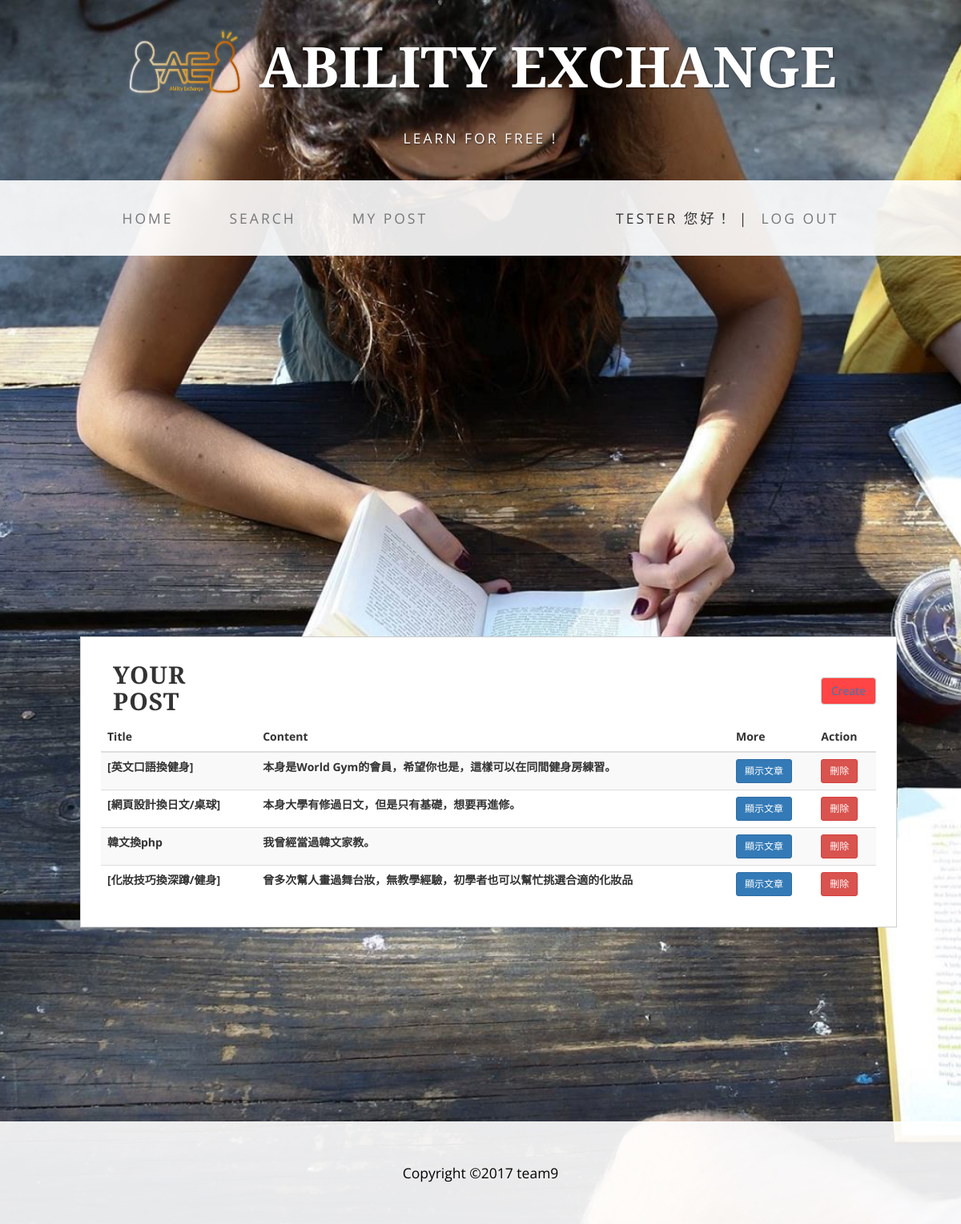
Page /PHP/myPost.php (signed in) on the committed database.
### tables this page shows
CREATE TABLE `article` (
  `article_Id` int(11) NOT NULL,
  `id` int(11) NOT NULL,
  `title` varchar(20) NOT NULL,
  `subjectName` varchar(20) NOT NULL,
  `expectedplace` varchar(20) NOT NULL,
  `expectedTime` varchar(20) NOT NULL,
  `descofUser` varchar(50) NOT NULL,
  `descofOthers` varchar(50) NOT NULL,
  `remark` text NOT NULL,
  `clicks` int(11) NOT NULL,
  `Timestampe` date NOT NULL
);

### PHP/function.php (called while the page is built, shortened)
<?php
function get_db_connection() {
    $db = new mysqli('sql109.byethost33.com', 'b33_20231384', 'aeteam09', 'b33_20231384_abilityexchange');
    $db->query('SET NAMES utf8;');
    return $db;
}
function get_mypost($id){
    $db = get_db_connection();
    $sql="SELECT * FROM article WHERE id='$id';";
    $result=$db->query($sql);
    $array = [];
    while ($article = $result->fetch_assoc()) {
        $array[] = $article;
    }
    return $array;
}

### PHP/myPost.php (the view, shortened to what this page needs)
<?php
require('function.php');
$articles = get_myPost($_SESSION['id']);
?>
<!DOCTYPE html>
<html lang="en">
<head>
    <link href="css/bootstrap.min.css" rel="stylesheet">
    <link href="css/business-casual.css" rel="stylesheet">
</head>
<body>
    <div class="brand"><a href="index.php" target="_parent"> <img src="img/AElogo.png" align="middle" alt="" title=" " width="150px" height="120px"></a> ABILITY EXCHANGE </div>
    <div class="address-bar">LEARN for FREE !</div>
    <nav class="navbar navbar-default" role="navigation">
        <div class="container">
            <div class="collapse navbar-collapse" id="bs-example-navbar-collapse-1">
                <ul class="nav navbar-nav">
                    <li>
                        <a href="index.php" target="_parent">Home</a>
                    </li>
                    <li>
                        <a href="search.php" target="_parent">Search</a>
                    </li>
                    <li style="margin-right: -100px">
                        <a href="myPost.php" target="_parent">My Post</a>
                    </li>
                    <li style="margin-left: 300px;margin-top: 35px">
                        <?php
                           echo $_SESSION['name']." 您好！</a> | ";
                        ?>
                    </li>
                    <li style="margin-left: -20px">
                        <?php
                           echo "<a href='logout.php'>log out</a>";
                        ?>
                    </li>
                </ul>
            </div>
        </div>
    </nav>
    <div class="main_content">
        <div class="col-md-4">
            <div class="col-xs-12 col-sm-8 col-md-2 col-sm-offset-2 col-md-offset-0">
                <h2>Your Post</h2>
            </div>
        </div>
            <div class="col-md-8 .col-md-offset-8">
                <br><br>
                <button type="submit" class="btn btn-default" style="float:right;  background-color: #FF4545"><a href="CreateNewPost.php" target="_parent">Create</a></button>
            </div>
                <div class="col-md-12">
                    <table class="table table-striped">
                       <thead>
                        <tr>
                            <th>Title</th>
                            <th>Content</th>
                            <th>More</th>
                            <th>Action</th>
                        </tr>
                       </thead>
                       <tbody>
                        <?php
                        foreach($articles as $article) {
                        ?>
                        <tr>
                                <th><?= $article['title'] ?></th>
                                <th><?= $article['remark'] ?></th>
                         <form method="post" action="post_content.php">
                                <th><button type="submit" name="action" value="show_content" class="btn btn-primary btn-sm">顯示文章</button></th>
                         </form>
                         <form method="post" action="action.php">
                                <th><button type="submit" name="action" value="delete_post"  class="btn btn-danger btn-sm">刪除</button></th>
                        </form>
                        </tr>
                        <?php
                            }
                        ?>
                       </tbody>
                    </table>
            </div>
        </div>
    <br><br><br><br><br><br><br><br><br><br><br><br><br><br><br><br><br><br><br><br><br><br><br><br><br><br><br><br><br><br><br><br><br><br><br><br><br><br><br><br><br><br><br><br><br><br><br><br><br><br><br><br><br>
    <footer>
        <div class="container">
            <div class="row">
                <div class="col-lg-12 text-center">
                    <p>Copyright &copy;2017 team9</p>
                </div>
            </div>
        </div>
    </footer>
</body>
</html>

### css/business-casual.css (style rules this page uses)
body { font-family: "Open Sans","Helvetica Neue",Helvetica,Arial,sans-serif; background: url('../img/bg.jpg') no-repeat center center fixed; -webkit-background-size: cover; -moz-background-size: cover; background-size: cover; -o-background-size: cover; }
h1, h2, h3, h4, h5, h6 { text-transform: uppercase; font-family: "Josefin Slab","Helvetica Neue",Helvetica,Arial,sans-serif; font-weight: 700; letter-spacing: 1px; }
p { font-size: 1.25em; line-height: 1.6; color: #000; }
.brand, .address-bar { display: none; }
.navbar-nav { text-transform: uppercase; font-weight: 400; letter-spacing: 3px; }
footer { background: #fff; background: rgba(255,255,255,0.9); }
footer p { margin: 0; padding: 50px 0; }
@media screen and (min-width:768px) { .brand { display: inherit; margin: 0; padding: 30px 0 10px; text-align: center; text-shadow: 1px 1px 2px rgba(0,0,0,0.5); font-family: "Josefin Slab","Helvetica Neue",Helvetica,Arial,sans-serif; font-size: 5em; font-weight: 700; line-height: normal; color: #fff; } }
@media screen and (min-width:768px) { .address-bar { display: inherit; margin: 0; padding: 0 0 40px; text-align: center; text-shadow: 1px 1px 2px rgba(0,0,0,0.5); text-transform: uppercase; font-size: 1.25em; font-weight: 400; letter-spacing: 3px; color: #fff; } }
@media screen and (min-width:768px) { .navbar { border-radius: 0; } }
@media screen and (min-width:768px) { .navbar { min-height: 0; } }
@media screen and (min-width:768px) { .navbar-default { border: none; background: #fff; background: rgba(255,255,255,0.9); } }
@media screen and (min-width:768px) { .nav>li>a { padding: 35px; } }
@media screen and (min-width:768px) { .navbar-nav>li>a { line-height: normal; } }
@media screen and (min-width:768px) { .navbar-nav { display: table; float: none; margin: 0 auto; table-layout: fixed; font-size: 1.25em; } }

### PHP/myPost.php (style rules this page uses)
.col-md-4 { width: 33.33333333%; float: left; position: relative; min-height: 1px; padding-right: 15px; padding-left: 15px; }
.main_content { position: absolute; left: 50%; top: 50%; margin-top: 30px; margin-left: -500px; float: left; width: 1020px; padding: 10px; background: #fff; border: 1px solid #cecece; }

### rows in the picture
article: title "[英文口語換健身]", remark "本身是World Gym的會員，希望你也是，這樣可以在同間健身房練習。"
article: title "[網頁設計換日文/桌球]", remark "本身大學有修過日文，但是只有基礎，想要再進修。"
article: title "韓文換php", remark "我曾經當過韓文家教。"
article: title "[化妝技巧換深蹲/健身]", remark "曾多次幫人畫過舞台妝，無教學經驗，初學者也可以幫忙挑選合適的化妝品"

### other values in the picture
$_SESSION['name'] "TESTER"
